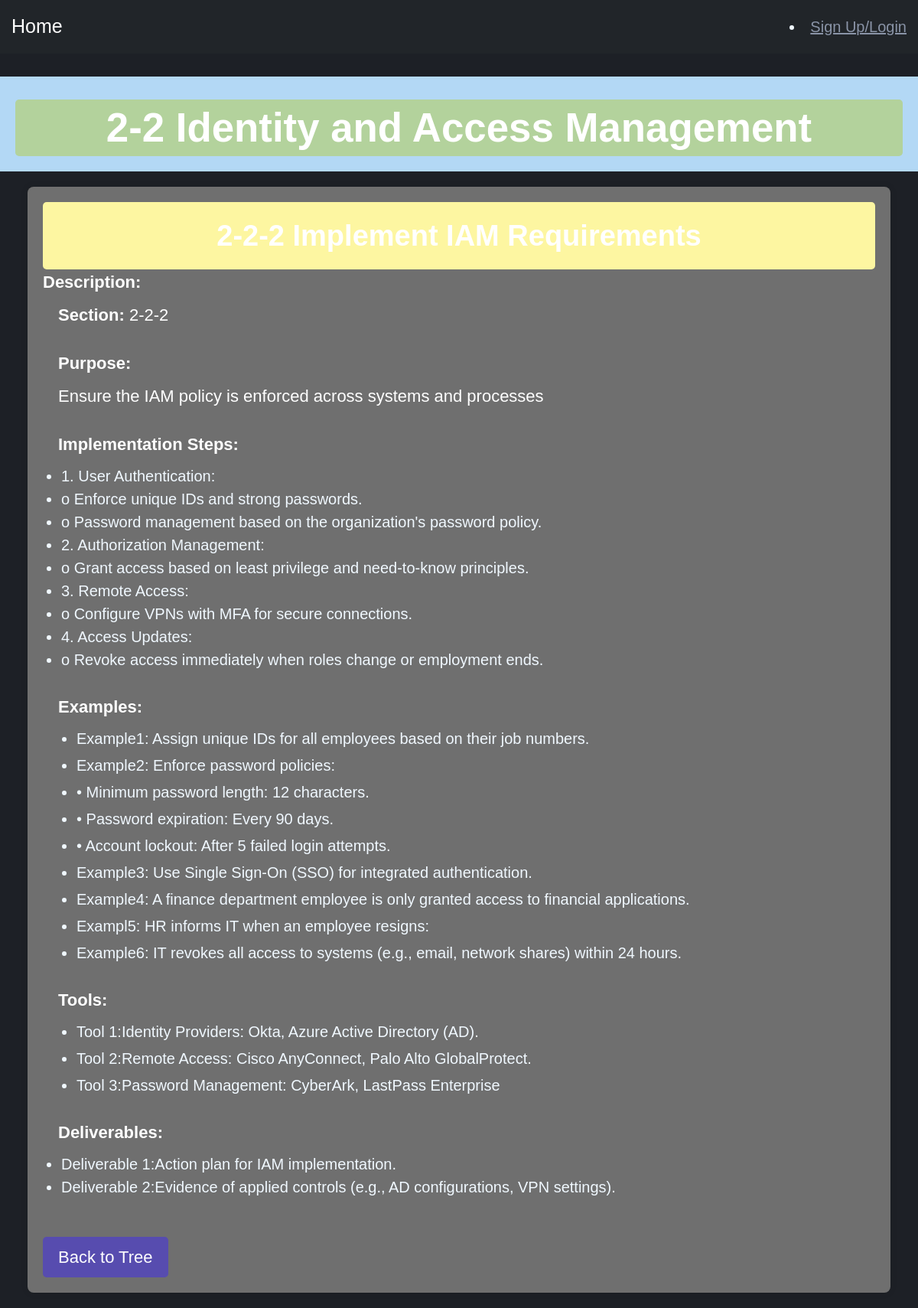
Page /control/3/ on the committed database.
### main_app/models.py (models this page shows)
class Control(models.Model):
    subdomain = models.ForeignKey(Subdomain, on_delete=models.CASCADE, related_name='controls')
    name = models.CharField(max_length=255)
    description = models.TextField()
    section = models.CharField(max_length=255, blank=True, null=True)
    purpose = models.TextField(blank=True, null=True)
    implementation_steps = models.TextField(blank=True, null=True)
    examples = models.TextField(blank=True, null=True)
    tools = models.TextField(blank=True, null=True)
    deliverables = models.TextField(blank=True, null=True)

class Subdomain(models.Model):
    domain = models.ForeignKey(Domain, on_delete=models.CASCADE, related_name='subdomains')
    name = models.CharField(max_length=255)

### main_app/views.py (the view)
# urls.py: path('control/<int:pk>/', views.control_detail, name='control_detail'),
def control_detail(request, pk):
    control = get_object_or_404(Control, pk=pk)
    if request.method == "POST":
        control.name = request.POST.get('name', control.name)
        control.description = request.POST.get('description', control.description)
        control.save()
    return render(request, 'main_app/control_detail.html', {'control': control})

### main_app/templates/main_app/control_detail.html (shortened to what this page needs)
{% extends 'main_app/home_page.html' %}
{% load static %}
{% block content %}
<!DOCTYPE html>
<html lang="en">
<head>
</head>
<body>
  {% if control.subdomain %}
    <h1><div class="subdomain-title">{{ control.subdomain.name }}</div> </h1>
  {% endif %}
  <div class="container">
    <h2>{{ control.name }}</h2>
    <p><span class="strong">Description:</span> {{ control.description }}</p>
    {% if control.section %}
      <div class="section-content">
        <p><span class="strong">Section:</span> {{ control.section }}</p>
      </div>
    {% endif %}
    {% if control.purpose %}
      <div class="section-content">
        <p><span class="strong">Purpose:</span></p>
        <p>{{ control.purpose }}</p>
      </div>
    {% endif %}
    {% if control.implementation_steps %}
      <div class="section-content">
        <p><span class="strong">Implementation Steps:</span></p>
        <ul>
          {% for step in control.implementation_steps.splitlines %}
            {% if step|length > 0 %}
              <li>{{ step }}</li>
            {% endif %}
          {% endfor %}
        </ul>
      </div>
    {% endif %}
    {% if control.examples %}
      <div class="section-content">
        <p><span class="strong">Examples:</span></p>
        <ul class="examples-list">
          {% for example in control.examples.splitlines %}
            {% if example|length > 0 %}
              <li>{{ example }}</li>
            {% endif %}
          {% endfor %}
        </ul>
      </div>
    {% endif %}
    {% if control.tools %}
      <div class="section-content">
        <p><span class="strong">Tools:</span></p>
        <ul class="tools-list">
          {% for tool in control.tools.splitlines %}
            {% if tool|length > 0 %}
              <li>{{ tool }}</li>
            {% endif %}
          {% endfor %}
        </ul>
      </div>
    {% endif %}
    {% if control.deliverables %}
      <div class="section-content">
        <p><span class="strong">Deliverables:</span></p>
        <ul>
          {% for deliverable in control.deliverables.splitlines %}
            {% if deliverable|length > 0 %}
              <li>{{ deliverable }}</li>
            {% endif %}
          {% endfor %}
        </ul>
      </div>
    {% endif %}
    <a class="back-button" href="{% url 'main_app:tree' %}">Back to Tree</a>
  </div>
</body>
</html>
{% endblock %}

### main_app/static/cs/style2.css (style rules this page uses)
html { line-height:1.15;-ms-text-size-adjust:100%;-webkit-text-size-adjust:100% }
body { margin:0 }
h1 { font-size:2em;margin:0.67em 0 }
a { background-color:transparent;-webkit-text-decoration-skip:objects }
html { box-sizing:border-box }
*,*:before,*:after { box-sizing:inherit }
body { background:#1D2026;-moz-osx-font-smoothing:grayscale;-webkit-font-smoothing:antialiased }
ul,ol { margin-top:0;margin-bottom:24px;padding-left:24px }
ul { list-style:disc }
html { font-size:20px;line-height:30px }
body { color:#8A94A7;font-size:1rem }
body,button,input,select,textarea { font-family:"IBM Plex Sans", sans-serif }
a { color:#8A94A7;text-decoration:underline }
h1,h2,h3,h4,h5,h6,.h1,.h2,.h3,.h4,.h5,.h6 { clear:both;color:#fff;font-weight:600 }
h1,.h1 { font-size:38px;line-height:48px;letter-spacing:0px }
@media (min-width: 641px) { h1,.h1 { font-size:44px;line-height:54px;letter-spacing:0px } }
h2,.h2 { font-size:32px;line-height:42px;letter-spacing:0px }
@media (min-width: 641px) { h2,.h2 { font-size:38px;line-height:48px;letter-spacing:0px } }
h1,h2,.h1,.h2 { margin-top:48px;margin-bottom:16px }
p { margin-top:0;margin-bottom:24px }
.container,.container-sm { width:100%;margin:0 auto;padding-left:16px;padding-right:16px }
@media (min-width: 481px) { .container,.container-sm { padding-left:24px;padding-right:24px } }
.container { max-width:1128px }

### main_app/templates/main_app/control_detail.html (style rules this page uses)
:root { --border: #ddd; --border-hover: rgb(71, 71, 71); --bg-hover: rgba(0, 0, 0, .1); --text: rgba(102, 102, 102, 1); --text-hover: #000; --first: #b3d8f5; --second: #b3d29c; --third: #fdf6a1; }
h1 { background-color: var(--first); color: white; padding: 20px; text-align: center; margin: 0; }
h2 { color: white; padding: 20px; text-align: center; margin: 0; background-color: var(--third); border-radius: 5px; }
.subdomain-title { background-color: var(--second); color: white; padding: 10px; font-size: 1.2em; border-radius: 5px; margin-top: 10px; }
.container { max-width: auto; margin: 20px auto; padding: 20px; background-color: rgb(111, 111, 111); border-radius: 8px; box-shadow: 0 0 10px rgba(0, 0, 0, 0.1); }
p { font-size: 1.1em; margin-bottom: 10px; color: #ffffff; }
.strong { font-weight: bold; color: #ffffff; }
li { color: aliceblue; }
.back-button { display: inline-block; margin-top: 20px; padding: 10px 20px; background-color: #574caf; color: white; text-decoration: none; border-radius: 5px; font-size: 1.1em; }
.section-content { margin-bottom: 30px; }
.section-content p { margin-left: 20px; }
.tools-list, .examples-list { margin-left: 20px; }
.tools-list li, .examples-list li { list-style-type: disc; margin-bottom: 5px; }

### rows in the picture
Control: subdomain.name "2-2 Identity and Access Management", section "2-2-2", purpose "Ensure the IAM policy is enforced across systems and processes"

### other values in the picture
{{ step }} "1. User Authentication:" "o Enforce unique IDs and strong passwords." "o Password management based on the organization's password policy." "2. Authorization Management:" "o Grant access based on least privilege and need-to-know principles." "3. Remote Access:" "o Configure VPNs with MFA for secure connections." "4. Access Updates:" "o Revoke access immediately when roles change or employment ends."
{{ example }} "Example1: Assign unique IDs for all employees based on their job numbers." "Example2: Enforce password policies:" "• Minimum password length: 12 characters." "• Password expiration: Every 90 days." "• Account lockout: After 5 failed login attempts." "Example3: Use Single Sign-On (SSO) for integrated authentication." "Example4: A finance department employee is only granted access to financial applications." "Exampl5: HR informs IT when an employee resigns:" "Example6: IT revokes all access to systems (e.g., email, network shares) within 24 hours."
{{ tool }} "Tool 1:Identity Providers: Okta, Azure Active Directory (AD)." "Tool 2:Remote Access: Cisco AnyConnect, Palo Alto GlobalProtect." "Tool 3:Password Management: CyberArk, LastPass Enterprise"
{{ deliverable }} "Deliverable 1:Action plan for IAM implementation." "Deliverable 2:Evidence of applied controls (e.g., AD configurations, VPN settings)."
